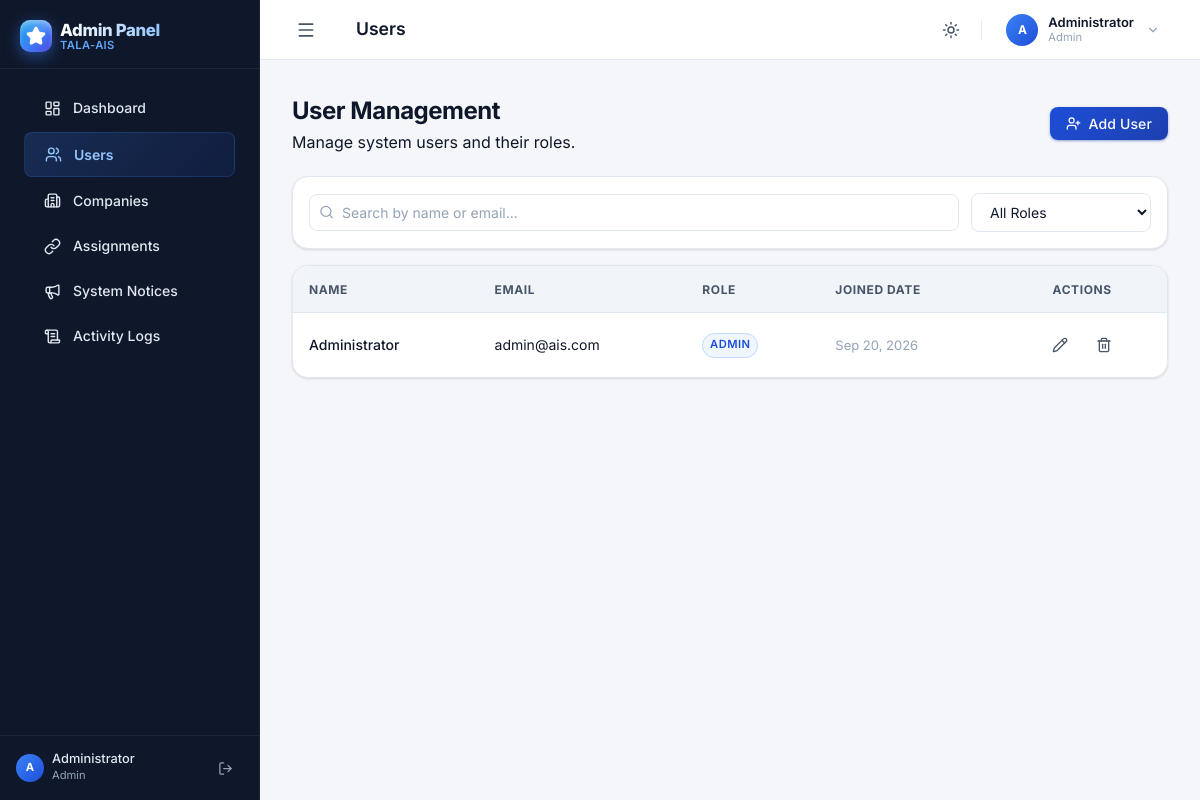
The page /admin/users.php (signed in) on the database its author committed.
### tables this page shows
CREATE TABLE IF NOT EXISTS `users` (
    `id` INT AUTO_INCREMENT PRIMARY KEY,
    `name` VARCHAR(100) NOT NULL,
    `email` VARCHAR(150) NOT NULL UNIQUE,
    `password` VARCHAR(255) NOT NULL,
    `role` ENUM('Admin','Instructor','Student') NOT NULL DEFAULT 'Student',
    `created_at` TIMESTAMP DEFAULT CURRENT_TIMESTAMP
);

### admin/users.php (the view, shortened to what this page needs)
<?php
require_once '../includes/header.php';
$db = get_db();
$res = $db->query("SELECT id, name, email, role, created_at FROM users ORDER BY name ASC");
$users = $res->fetch_all(MYSQLI_ASSOC);
$roleBadge = [
    'Admin' => 'primary',
    'Instructor' => 'info',
    'Student' => 'neutral',
];
?>
<div class="page-header">
    <div class="page-header-text">
        <h1 class="page-title">User Management</h1>
        <p class="page-subtitle">Manage system users and their roles.</p>
    </div>
    <button class="btn btn-primary" onclick="openAddModal()">
        <i data-lucide="user-plus" style="width:15px;height:15px;"></i> Add User
    </button>
</div>
<div class="card" style="padding: 1rem; margin-bottom: 1rem; display: flex; gap: 0.75rem; flex-wrap: wrap; align-items: center;">
    <div style="position: relative; flex: 1; min-width: 220px;">
        <i data-lucide="search" style="width:15px;height:15px; position:absolute; left:10px; top:50%; transform:translateY(-50%); color: var(--text-muted);"></i>
        <input type="text" id="userSearch" class="form-control" style="padding-left: 32px;" placeholder="Search by name or email..." onkeyup="filterUsers()">
    </div>
    <select id="roleFilter" class="form-control" style="max-width: 180px;" onchange="filterUsers()">
        <option value="">All Roles</option>
    </select>
</div>
<div class="card" style="padding: 0; overflow: hidden;">
    <div class="table-container">
        <table class="table">
            <thead>
                <tr>
                    <th>Name</th>
                    <th>Email</th>
                    <th>Role</th>
                    <th>Joined Date</th>
                    <th class="text-center">Actions</th>
                </tr>
            </thead>
            <tbody id="userTableBody">
                <?php foreach ($users as $u): ?>
                <tr data-search="<?= htmlspecialchars(strtolower($u['name'] . ' ' . $u['email'])) ?>" data-role="<?= htmlspecialchars($u['role']) ?>">
                    <td style="font-weight: 500;"><?= htmlspecialchars($u['name']) ?></td>
                    <td class="text-muted"><?= htmlspecialchars($u['email']) ?></td>
                    <td>
                        <span class="badge badge-<?= $roleBadge[$u['role']] ?? 'neutral' ?>">
                            <?= htmlspecialchars($u['role']) ?>
                        </span>
                    </td>
                    <td style="font-size: 0.8125rem; color: var(--text-muted);"><?= date('M j, Y', strtotime($u['created_at'])) ?></td>
                    <td>
                        <div class="flex justify-center gap-2">
                            <button type="button" class="icon-btn" title="Edit User"
                                onclick='openEditModal(<?= (int)$u['id'] ?>, <?= json_encode($u['name']) ?>, <?= json_encode($u['email']) ?>, <?= json_encode($u['role']) ?>)'>
                                <i data-lucide="pencil" style="width:16px;height:16px;"></i>
                            </button>
                            <?php if ($u['id'] !== $_SESSION['user_id']): ?>
                            <form method="POST" onsubmit="return confirm('Are you sure you want to delete this user? This cannot be undone.');" style="display:inline;">
                                <button type="submit" class="icon-btn text-danger" title="Delete User">
                                    <i data-lucide="trash-2" style="width:16px;height:16px;"></i>
                                </button>
                            </form>
                            <?php else: ?>
                            <span class="text-muted text-xs">You</span>
                            <?php endif; ?>
                        </div>
                    </td>
                </tr>
                <?php endforeach; ?>
            </tbody>
        </table>
    </div>
</div>
<?php require_once '../includes/footer.php'; ?>

### rows shown on the page
users: name "Administrator", email "admin@ais.com", role "ADMIN", created_at "Sep 20, 2026"

### other values the page prints
$item['label'] "Dashboard"
$item['label'] "Users"
$item['label'] "Companies"
$item['label'] "Assignments"
$item['label'] "System Notices"
$item['label'] "Activity Logs"
$initials "A"
$userName "Administrator"
$userRole "Admin"
$pageTitle "Users"
